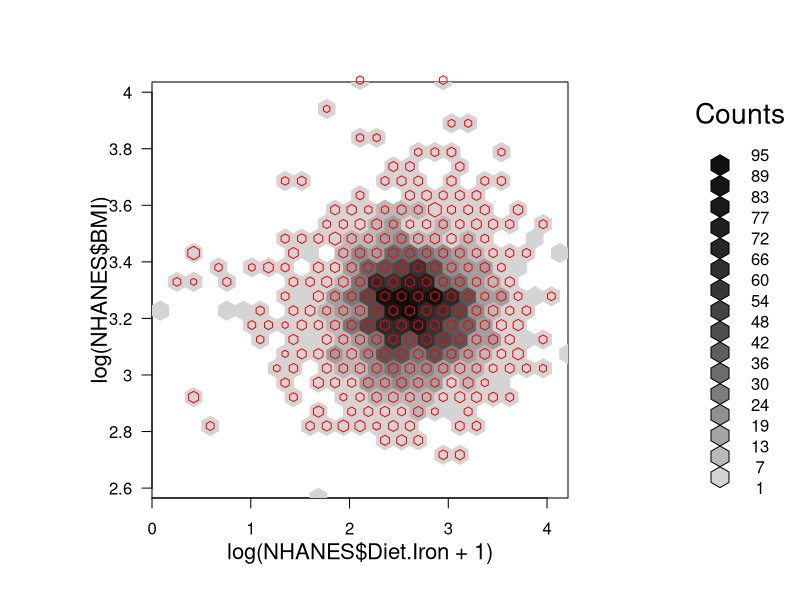

Recreate this plot in R.
library(hexbin)


### Name: hexTapply
### Title: Apply function to data from each hexagon bin.
### Aliases: hexTapply
### Keywords: dplot utilities

### ** Examples

  data(NHANES)
  hbin<-hexbin(log(NHANES$Diet.Iron+1),log(NHANES$BMI),xbins=25,IDs=TRUE)
  hvp<-plot(hbin)
  mtrans<-hexTapply(hbin,NHANES$Transferin,median,na.rm=TRUE)
  pushHexport(hvp$plot.vp)
  grid.hexagons(hbin,style='lattice',pen=0,border='red',use.count=FALSE,
cell.at=mtrans)

  
  
